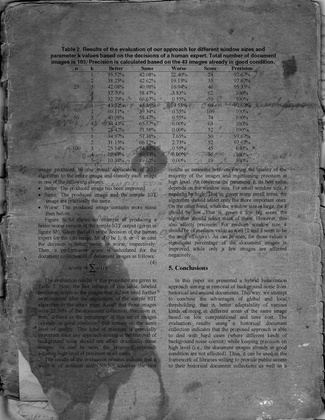
%> input picture code/Part 1/3_10.jpg, 325 x 420 px, shrunk from 1700 x 2199 before the run
$ octave --eval "result = preProcessing(imread('3_10.jpg'));"   (GNU Octave 9; MATLAB toolbox functions it lacks are replaced by stand-ins)
%> lines starting %> are read from the running program, lines starting %| are printed output that depends on the picture; in (x1, y1, x2, y2) boxes, pixels count from 0 and x2, y2 are one past the last pixel; in counts of white or black regions, pixels touching at a corner belong together; the program's own positions count from 1
### code/Part 1/CalcStrokeWidth.m
function M  = CalcStrokeWidth( input_image )
% This function finds the estimated stroke width M of text in the input
% image (constrast image, text = 1 and bg = 0)

% image size
[im_h, im_w] = size(input_image);

%% Stroke width detection %%

%# Create the average filter with hsize = 3
F_avg = fspecial('average', 3);
%# Filter it
I_avg = imfilter(input_image, F_avg);

%# Create the gaussian filter with hsize = [5 5] and sigma = 1
F_gaussian = fspecial('gaussian',[5 5], 1);
%# Filter it
I_g = imfilter(I_avg, F_gaussian, 'same');

%# Otsu's global thresholding
level = graythresh(I_g);
BW = im2bw(I_g, level);

%# Compute stroke width w
count = cell(im_w, 1);

for l = 1:im_w
    count{l} = 0;
end

for i = 1:im_h

    l = 1;
    len = 0;
    while(l <= im_w)
        if(BW(i, l) == 0)
            if(len ~= 0)
                count{len} = count{len} + 1;
            end

            l = l + 1;
            len = 0;

        elseif(BW(i, l) == 1)
            len = len + 1;
            l = l + 1;
        end
    end
end

wSum = 0;
aSum = 0;
for l = 1:im_w
    wSum = wSum + (count{l} * l);
    aSum = aSum + count{l};
end

% stroke width M
M = floor(wSum / aSum);

end

### code/Part 1/preProcessing.m
function [ contrast_img] = preProcessing( orig_img)
% contrast estimation

img_size=size(orig_img);
if numel(img_size)>2
    orig_img = rgb2gray(orig_img);
end

% adjust image
adjust_img = imadjust(orig_img);

M = CalcStrokeWidth(adjust_img);

% extract background image using the gray-level morphological closing
% operation
SE = strel('square', 2*M + 1);
bg_img = imclose(adjust_img, SE);

% subtracting the original from the background one, obtained contrast image
contrast_img = imsubtract(bg_img, orig_img);

% imshow(orig_img), title('original');
% figure, imshow(adjust_img), title('adjust');
% figure, imshow(bg_img), title('background');
figure, imshow(contrast_img), title('Pre-processing (contrast estimation) image');
imwrite(contrast_img, 'contrast.png');

end
%> in preProcessing, `adjust_img = imadjust(orig_img);`:
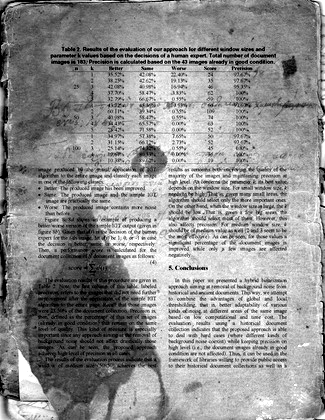
%> adjust_img: size 420x325 uint8; min 0, max 255, mean 145.8
%> in CalcStrokeWidth, `I_avg = imfilter(input_image, F_avg);`:
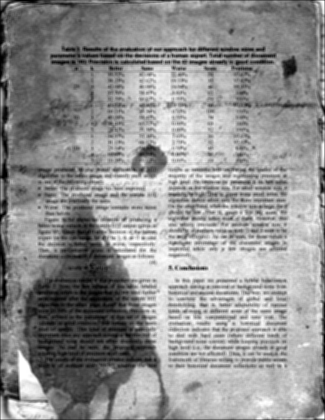
%> I_avg: size 420x325 uint8; min 0, max 255, mean 145.4
%> in CalcStrokeWidth, `level = graythresh(I_g);`: level = 0.529
%> in CalcStrokeWidth, `BW = im2bw(I_g, level);`:
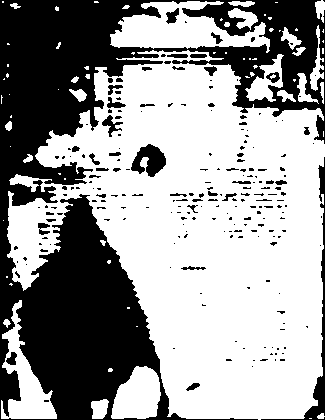
%> BW: size 420x325 logical; 60.6% white; 219 black regions (175 under 20 px), largest, box (x1, y1, x2, y2) and area: (0, 0, 325, 420) 48721, (261, 157, 325, 420) 1180, (131, 144, 166, 177) 686
%> the loop in CalcStrokeWidth, `for l = 1:im_w` made 325 passes
%> (wSum, aSum) on passes 1 to 3: (121, 121), (479, 300), (1109, 510)
%> after the loop in CalcStrokeWidth, `for l = 1:im_w`: aSum = 2214; wSum = 81327
%> in CalcStrokeWidth, `M = floor(wSum / aSum);`: M = 36
%> in preProcessing, `SE = strel('square', 2*M + 1);`: SE = {Dimensionality 2}
%> in preProcessing, `bg_img = imclose(adjust_img, SE);`:
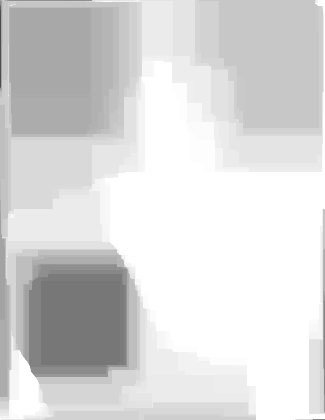
%> bg_img: size 420x325 uint8; min 76, max 255, mean 217.2
%> in preProcessing, `contrast_img = imsubtract(bg_img, orig_img);`:
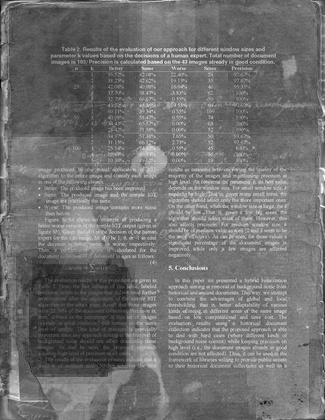
%> contrast_img: size 420x325 uint8; min 2, max 255, mean 112
